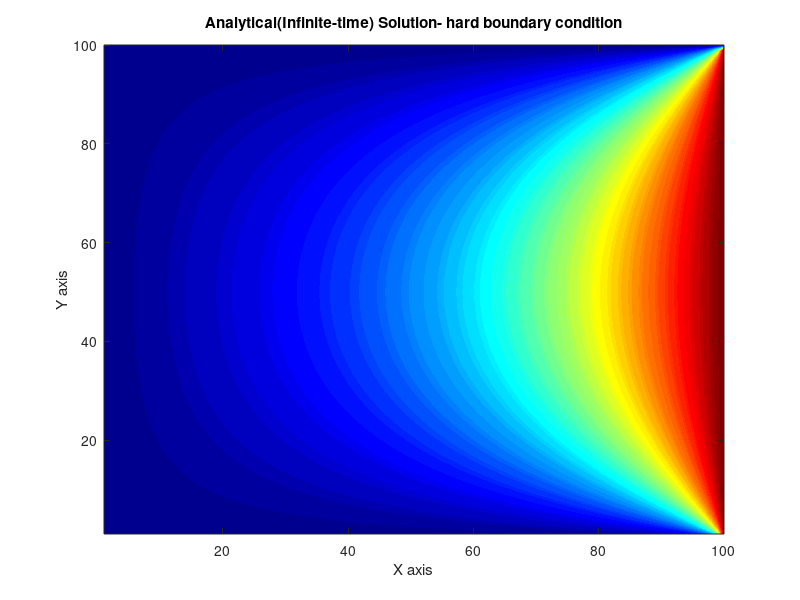

MATLAB code to generate this figure:
% 2B - Analytical Solution using a Hard Boundary Condition
clear all;
close all;
clc;

% Matrix Dimensions
L = 100;
H = 100;
T = zeros(L,H);

[X,Y] = meshgrid(1:1:L, 1:1:H);

% Boundary Condition
BC = 100;

% Solution
for k = 1:99
  Ak = 2/(H*sinh(k*pi*L/H))*sum(BC.*sin(k*pi*(1:H)/H));
  T = T + Ak*sinh(k*pi*X/H).*sin(k*pi*Y/H);
  
end

% Contour Plot
contourf(T,100, 'LineStyle', 'none');
colormap(jet);
xlabel('X axis');
ylabel('Y axis');
title_text = sprintf('Analytical(Infinite-time) Solution- hard boundary condition');
title(title_text);